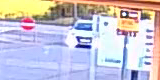
#> input picture images3/frame1.png, 160 x 80 px; its folder holds only this picture in this run
$ jupyter execute --allow-errors super_resolution_car.ipynb
#> lines starting #> are read from the running program, lines starting #| are printed output that depends on the picture
[cell 1]
import cv2
import numpy as np
import matplotlib.pyplot as plt
import tensorflow as tf
print(cv2.__version__)
print(tf.__version__)

# Load images

[cell 2]
from os import listdir
from os.path import isfile, join
img_files = [f for f in listdir('images3') if isfile(join('images3', f))]
no_frames = len(img_files)
images = []
for frame in range(0,no_frames):
    filename = 'images3/frame' + str(frame+1) + '.png'
    img = cv2.imread(filename)
#> img is the input picture: shape (80, 160, 3); mean B, G, R 207.4, 194.8, 199.5
    img = cv2.cvtColor(img, cv2.COLOR_BGR2GRAY)
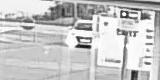
#> img: shape (80, 160); min 15, max 255, mean 197.7
    img = img.astype(np.float32) / 255.
    images.append(img)

# Reference image

[cell 3]
im1 = images[0]
im1_filt = cv2.GaussianBlur(im1,(3,3),0)
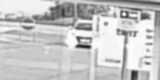
#> im1_filt: shape (80, 160) float32; min 0.129, max 0.994, mean 0.775
Ix = np.gradient(im1_filt, axis=1)
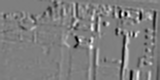
#> Ix: shape (80, 160) float32; min -0.248, max 0.249, mean -0.00113; drawn with min black and max white
Iy = np.gradient(im1_filt, axis=0)
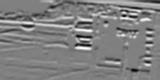
#> Iy: shape (80, 160) float32; min -0.274, max 0.269, mean 0.000582; drawn with min black and max white
plt.figure()
plt.subplot(221)
plt.imshow(im1, cmap='gray')
plt.subplot(222)
plt.imshow(im1_filt, cmap='gray')
plt.subplot(223)
plt.imshow(Ix, cmap='gray')
plt.subplot(224)
plt.imshow(Iy, cmap='gray')

# Binary mask

[cell 4]
# [4 lines of commented-out code are left out]
xmin = 76
ymin = 35
width = 16
height = 12

mask = np.zeros(im1.shape, dtype=np.float32)
mask[ymin:ymin+height,xmin:xmin+width] = 1.

mask_flat = mask.flatten()
sel_ix = np.where(mask_flat > 0)
num_pix = sel_ix[0].shape[0]
#mask_flat_reshape = mask_flat.reshape(mask.shape)

plt.figure()
plt.imshow(np.multiply(im1,mask), cmap='gray')
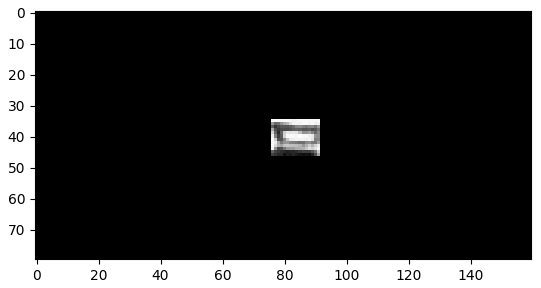
#> figure drawn by matplotlib, 1 panel

# Grid

[cell 5]
N = mask.shape[0]
M = mask.shape[1]
x = np.arange(M)
y = np.arange(N)
X, Y = np.meshgrid(x, y)
X = X.astype(np.float32)
Y = Y.astype(np.float32)

[cell 6]
Ix_flat = Ix.flatten()
#> Ix_flat = 12800 values, max 0.249 at index 7451, min -0.248 at index 6477, mean -0.00113
Iy_flat = Iy.flatten()
#> Iy_flat = 12800 values, max 0.269 at index 7765, min -0.274 at index 11334, mean 0.000582
X_flat = X.flatten()
Y_flat = Y.flatten()
A = np.zeros((num_pix,6), dtype=np.float32)
b = np.zeros((num_pix,1), dtype=np.float32)
A[:,0] = Ix_flat[sel_ix]
A[:,1] = np.multiply(Ix_flat[sel_ix],X_flat[sel_ix])
A[:,2] = np.multiply(Ix_flat[sel_ix],Y_flat[sel_ix])
A[:,3] = Iy_flat[sel_ix]
A[:,4] = np.multiply(Iy_flat[sel_ix],X_flat[sel_ix])
A[:,5] = np.multiply(Iy_flat[sel_ix],Y_flat[sel_ix])

# Optical flow

[cell 7]
no_frames = len(images);
#> no_frames = 1
res = []
orig = []
flowX = []
flowY = []
res.append(images[0])
orig.append(images[0])
U0 = np.zeros(mask.shape, dtype=np.float32)
V0 = np.zeros(mask.shape, dtype=np.float32)
flowX.append(U0)
flowY.append(V0)
for frame in range(1, no_frames):
    im2 = images[frame]

    # apply accumulated warp
    X2 = X + U0;
    Y2 = Y + V0;
    im2_warped = cv2.remap(im2, X2, Y2, cv2.INTER_LINEAR)

    # filter image and calculate It
    im2_filt = cv2.GaussianBlur(im2_warped,(3,3),0)
    It = im2_filt-im1_filt;
    It_flat = It.flatten()

    # Calculate OF
    b = -It_flat[sel_ix]
    a = np.dot(np.dot(np.linalg.pinv(np.dot(A.transpose(),A)),A.transpose()),b)

    #U = np.zeros(mask.shape, dtype=np.float32)
    #V = np.zeros(mask.shape, dtype=np.float32)
    U = a[0] + a[1]*X + a[2]*Y;
    V = a[3] + a[4]*X + a[5]*Y;

    # Warp im1 to fit with im2
    X2 = X + U0 + U
    Y2 = Y + V0 + V
    im2_warped = cv2.remap(im2, X2, Y2, cv2.INTER_LINEAR)

    res.append(im2_warped)
    orig.append(im2)

    U0 = U0 + U
    V0 = V0 + V

    flowX.append(U0)
    flowY.append(V0)
#> U0: shape (80, 160) float32; every value is 0
#> after the loop, flowX = 1 item; flowY = 1 item; orig = 1 item; res = 1 item

# Test optical flow

[cell 8]
tf.reset_default_graph()
#> (this line was passed over: tensorflow is not available in this run)
#> (the rest of this cell did not finish here and is left out)

[cell 9]
def warp():
    img_highres = tf.placeholder(tf.float32,shape=((1,N,M,1)),name='img')
    flow = tf.placeholder(tf.float32,shape=((1,N,M,2)),name='flow')
    img_warped = tf.contrib.image.dense_image_warp(img_highres,flow)
    return {
        'img_highres': img_highres,
        'flow': flow,
        'img_warped': img_warped
    }

#> (the rest of this cell did not finish here and is left out)

# Set up cost function and initialize tensors

[cell 10]
scale = 4.
N = int(N*scale)
M = int(M*scale)

[cell 11]
# Optimization
learning_rate = 0.01
#> (the rest of this cell did not finish here and is left out)

# Train model

#> (a cell that did not finish here is left out)

[cell 13]
im1_upscale = cv2.resize(im1,(M,N))
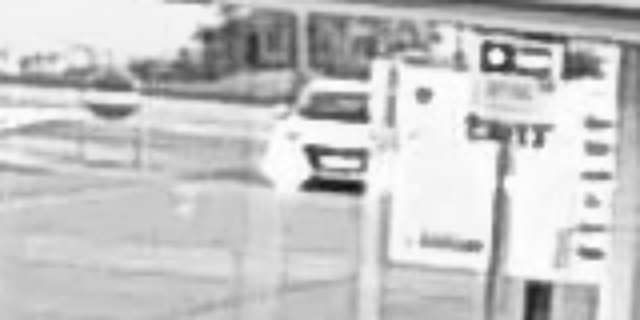
#> im1_upscale: shape (320, 640) float32; min 0.0737, max 0.999, mean 0.775
plt.figure(figsize=(12,12))
plt.subplot(221)
plt.imshow(im1_upscale,cmap='gray')
plt.subplot(222)
#> (the rest of this cell did not finish here and is left out)
